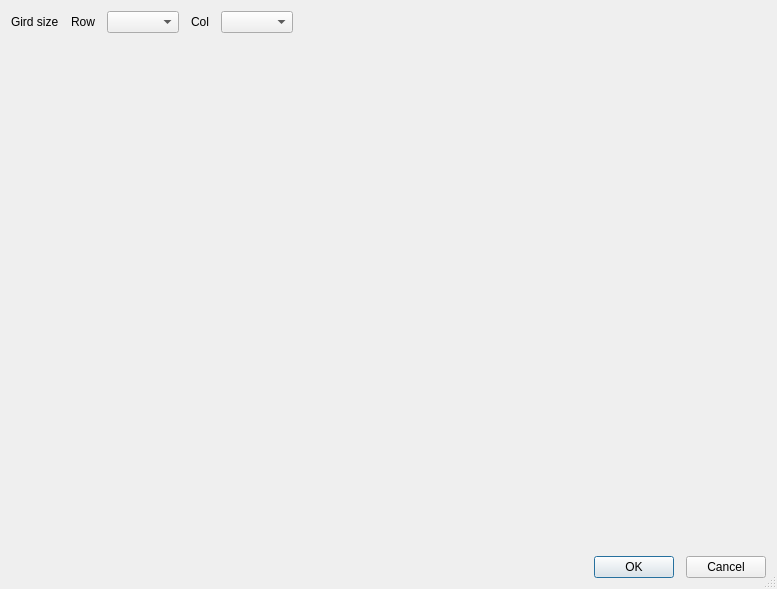
<?xml version="1.0" encoding="UTF-8"?>
<ui version="4.0">
 <class>CustomLayoutWidget</class>
 <widget class="QDialog" name="CustomLayoutWidget">
  <property name="geometry">
   <rect>
    <x>0</x>
    <y>0</y>
    <width>777</width>
    <height>589</height>
   </rect>
  </property>
  <property name="windowTitle">
   <string>Custom layout setting</string>
  </property>
  <property name="sizeGripEnabled">
   <bool>true</bool>
  </property>
  <layout class="QVBoxLayout" name="verticalLayout">
   <property name="spacing">
    <number>12</number>
   </property>
   <item>
    <layout class="QHBoxLayout" name="horizontalLayout">
     <item>
      <widget class="QLabel" name="label">
       <property name="text">
        <string>Gird size</string>
       </property>
      </widget>
     </item>
     <item>
      <widget class="QLabel" name="label_2">
       <property name="text">
        <string>Row</string>
       </property>
      </widget>
     </item>
     <item>
      <widget class="QComboBox" name="cmbGridRows"/>
     </item>
     <item>
      <widget class="QLabel" name="label_3">
       <property name="text">
        <string>Col</string>
       </property>
      </widget>
     </item>
     <item>
      <widget class="QComboBox" name="cmbGridCols"/>
     </item>
     <item>
      <spacer name="horizontalSpacer">
       <property name="orientation">
        <enum>Qt::Horizontal</enum>
       </property>
       <property name="sizeHint" stdset="0">
        <size>
         <width>40</width>
         <height>20</height>
        </size>
       </property>
      </spacer>
     </item>
    </layout>
   </item>
   <item>
    <widget class="ZoneConfig" name="zoneWidget" native="true">
     <property name="sizePolicy">
      <sizepolicy hsizetype="Expanding" vsizetype="Expanding">
       <horstretch>0</horstretch>
       <verstretch>0</verstretch>
      </sizepolicy>
     </property>
    </widget>
   </item>
   <item>
    <layout class="QHBoxLayout" name="horizontalLayout_2">
     <item>
      <spacer name="horizontalSpacer_2">
       <property name="orientation">
        <enum>Qt::Horizontal</enum>
       </property>
       <property name="sizeHint" stdset="0">
        <size>
         <width>40</width>
         <height>20</height>
        </size>
       </property>
      </spacer>
     </item>
     <item>
      <widget class="QPushButton" name="btnConfirm">
       <property name="text">
        <string>OK</string>
       </property>
      </widget>
     </item>
     <item>
      <widget class="QPushButton" name="btnCancel">
       <property name="text">
        <string>Cancel</string>
       </property>
      </widget>
     </item>
    </layout>
   </item>
  </layout>
 </widget>
 <customwidgets>
  <customwidget>
   <class>ZoneConfig</class>
   <extends>QWidget</extends>
   <header>ZoneConfig.h</header>
   <container>1</container>
  </customwidget>
 </customwidgets>
 <resources/>
 <connections/>
</ui>
